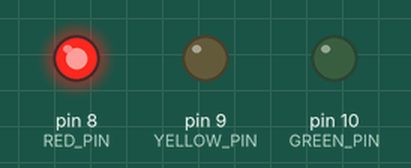
The sketch below on a simulated Arduino Uno, built with avr-gcc and run on an emulated ATmega328P. Shown: output pins drawn as LEDs (lit = HIGH).

Above: at 1.5 s.
At 3.5 s:
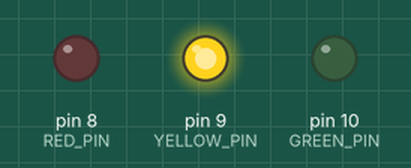
At 5.5 s:
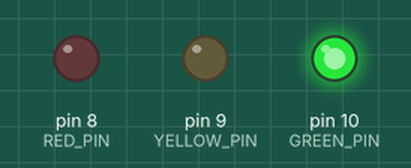
Timing chart, 0 to 10.4 s (numbered marks = the images above):
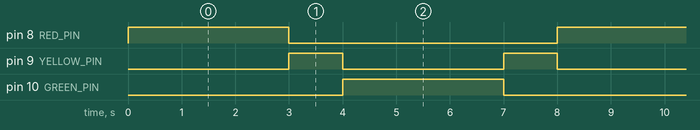

The sketch:

Hafta3_Traffic_Light.ino
```cpp
// Hafta 3: Trafik Lambası Simülasyonu / Week 3: Traffic Light Simulation
// TR: 3 LED'i trafik lambası sırasına göre yakar.
// EN: Drives 3 LEDs in a traffic-light sequence.

const int RED_PIN    = 8;
const int YELLOW_PIN = 9;
const int GREEN_PIN  = 10;

void setup() {
  pinMode(RED_PIN, OUTPUT);
  pinMode(YELLOW_PIN, OUTPUT);
  pinMode(GREEN_PIN, OUTPUT);
  allOff();
}

void loop() {
  // Red (3 s)
  setLights(HIGH, LOW, LOW);
  delay(3000);

  // Yellow (1 s)
  setLights(LOW, HIGH, LOW);
  delay(1000);

  // Green (3 s)
  setLights(LOW, LOW, HIGH);
  delay(3000);

  // Yellow (1 s) transition
  setLights(LOW, HIGH, LOW);
  delay(1000);
}

void setLights(int r, int y, int g) {
  digitalWrite(RED_PIN, r);
  digitalWrite(YELLOW_PIN, y);
  digitalWrite(GREEN_PIN, g);
}

void allOff() {
  setLights(LOW, LOW, LOW);
}
```

Measured:
- by itself, pin 8 (RED_PIN), pin 10 (GREEN_PIN): alternates HIGH for 3.0 s and LOW for 5.0 s
- by itself, pin 9 (YELLOW_PIN): alternates HIGH for 1.0 s and LOW for 3.0 s
- by itself, everything shown: repeats every 8.0 s, in 4 steps
